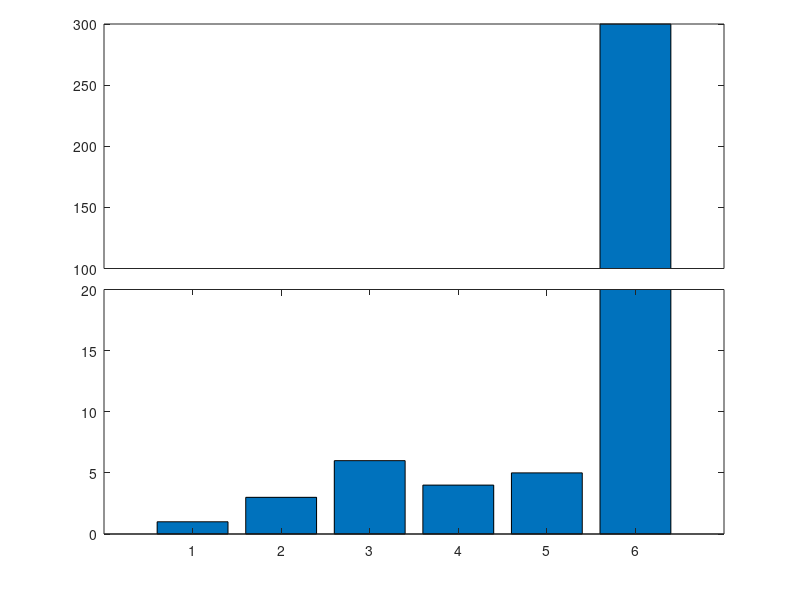

Reproduce this figure in MATLAB.
a=[1 3 6 4 5 300];

ylim1=[0 20];
ylim2=[100 300];
xlim=[0 length(a)+1];

figure;

% retrieve your default axis pos
clf;
p0=get(gca,'position')
delete(gcf);

% create axis1
%a1=axes('position',[p0(1) p0(2) p0(3)/2-.025 p0(4)]);
a1=axes('position',[p0(1) p0(2) p0(3) p0(4)/2]);
%a2=axes('position',[p0(1) p0(4)/2+.145 p0(3) p0(4)/2])
%barh(a);
bar(a);
set(a1,'ylim',ylim1);
%set(a2,'xlim',xlim,'ylim',ylim2);
%set(a2,'xtick',[]);
%box off;

% create axis2
%a2=axes('position',[p0(1)+p0(3)/2+.025 p0(2) p0(3)/2-.025 p0(4)]);
%a2=axes('position',[p0(1) p0(4)/2+.145 p0(3) p0(4)/2])
a2=axes('position',[p0(1) p0(4)/2+.145 p0(3) p0(4)/2])
%barh(a);
bar(a);

%set(a1,'ylim',ylim1);
set(a2,'xlim',xlim,'ylim',ylim2);
set(a2,'xtick',[]);
%set(a2,'xcolor',get(a2,'color'));
%box off

%%%%%%%%%%%%%%%% plotting %%%%%%%%%%%%%%%%%%%%%
output = "break_axis";

%figure;
saveas(1, strcat(output, ".png"));

%box off
